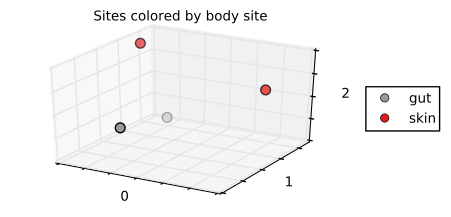

Write the Python code that produced this figure.
# Define a distance matrix with four sites labelled A-D:

from skbio import DistanceMatrix
dm = DistanceMatrix([[0., 0.21712454, 0.5007512, 0.91769271],
                     [0.21712454, 0., 0.45995501, 0.80332382],
                     [0.5007512, 0.45995501, 0., 0.65463348],
                     [0.91769271, 0.80332382, 0.65463348, 0.]],
                    ['A', 'B', 'C', 'D'])

# Define metadata for each site in a ``pandas.DataFrame``:

import pandas as pd
metadata = {
    'A': {'body_site': 'skin'},
    'B': {'body_site': 'gut'},
    'C': {'body_site': 'gut'},
    'D': {'body_site': 'skin'}}
df = pd.DataFrame.from_dict(metadata, orient='index')

# Run principal coordinate analysis (PCoA) on the distance matrix:

from skbio.stats.ordination import PCoA
pcoa_results = PCoA(dm).scores()

# Plot the ordination results, where each site is colored by body site
# (a categorical variable):

fig = pcoa_results.plot(df=df, column='body_site',
                        title='Sites colored by body site',
                        cmap='Set1', s=50)
